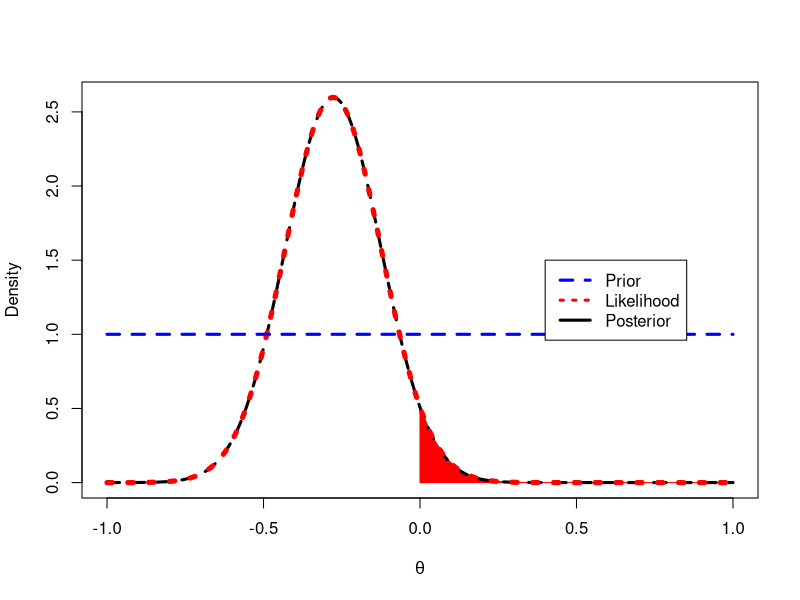

The R script that drew this image:
## ---- chunk 1

polyCurve <- function(x, y, from, to, n = 50, miny,
                      col = "red", border = col) {
    drawPoly <- function(fun, from, to, n = 50, miny, col, border) {
        Sq <- seq(from = from, to = to, length = n)
        polygon(x = c(Sq[1], Sq, Sq[n]),
                y = c(miny, fun(Sq), miny),
                col = col, border = border)
    }
    lf <- length(from)
    stopifnot(identical(lf, length(to)))
    if(length(col) != lf)
        col <- rep(col, length.out = lf)
    if(length(border) != lf)
        border <- rep(border, length.out = lf)
    if(missing(miny))
        miny <- min(y)
    interp <- approxfun(x = x, y = y)
    mapply(drawPoly, from = from, to = to, col = col, border = border,
           MoreArgs = list(fun = interp, n = n, miny = miny))
    invisible()
}
## ---- chunk 2

th = seq(-1,1,length=500)

hatlogOR=log((172/172)/(194/147))
hatdataSE=sqrt(1/172+1/(344-172) + 1/194 + 1/(341-194))
prior = rep(1,length(th))
like = dnorm(hatlogOR,mean=th,sd=hatdataSE)
post = dnorm(th,hatlogOR,hatdataSE)

plot(th,post,type="l",ylab="Density",lty=2,lwd=3,xlab = expression(theta), panel.first = polyCurve(th, like, from = 0, to = 2))
lines(th,like,lty=3,lwd=5,col="red")
lines(th,prior,lty=2,lwd=3,col="blue")
legend(0.4,1.5,c("Prior","Likelihood","Posterior"),lty=c(2,3,1),lwd=c(3,3,3),col=c("Blue","red","black"))






## ---- chunk 3
pnorm(0,mean = hatlogOR,sd = hatdataSE)
